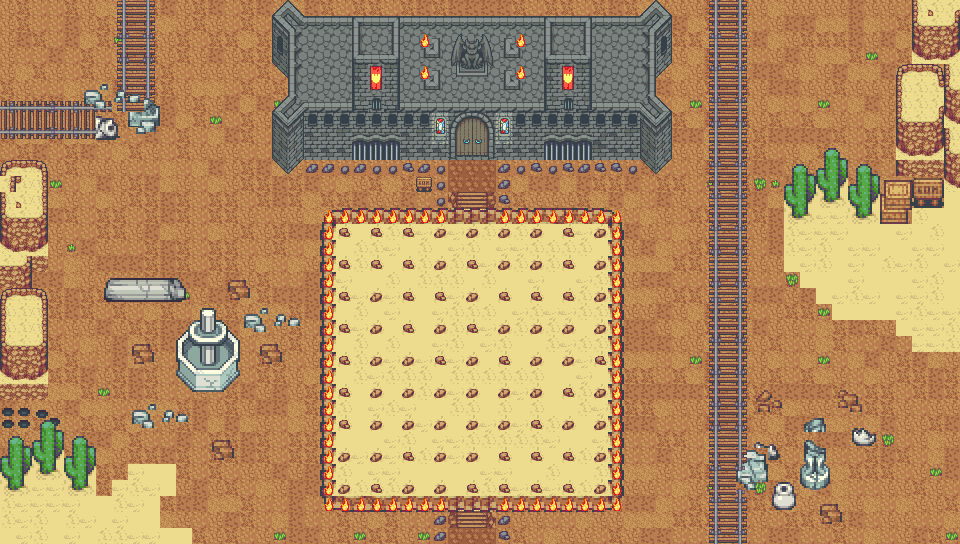

Tiled map render using the project's own tile images. Description and the map definition, with tile-layer contents summarised, below:
An orthogonal 60x34 tile map with 16x16 px tiles, 10 tile layers (Tile Layer 0, Tile Layer 9, Tile Layer 1, Tile Layer 0.5, ...), 10 tilesets.

<map version="1.2" tiledversion="1.2.2" orientation="orthogonal" renderorder="right-down" width="60" height="34" tilewidth="16" tileheight="16" infinite="0" nextlayerid="34" nextobjectid="1">
 <tileset firstgid="1" source="desert.tsx" />
 <tileset firstgid="415" source="torch.tsx" />
 <tileset firstgid="430" source="tf_darkdimension_sheet.tsx" />
 <tileset firstgid="1039" name="terrain" tilewidth="16" tileheight="16" tilecount="1482" columns="39">
  <image source="TILESETS/terrain.png" trans="ff00ff" width="624" height="608" />
 </tileset>
 <tileset firstgid="2521" source="tileB_desert.tsx" />
 <tileset firstgid="3545" source="tf_B_ruins1.tsx" />
 <tileset firstgid="4569" source="ice.tsx" />
 <tileset firstgid="5209" source="tf_winter_terrain.tsx" />
 <tileset firstgid="6089" source="castle.tsx" />
 <tileset firstgid="6667" source="tf_B_ruins2.tsx" />
 <layer id="23" name="Tile Layer 0" width="60" height="34">
  <data>[2040 cells, 2019 non-empty, 11 distinct tile ids]</data>
 </layer>
 <layer id="31" name="Tile Layer 9" width="60" height="34">
  <data>[2040 cells, 0 non-empty, 0 distinct tile ids]</data>
 </layer>
 <layer id="1" name="Tile Layer 1" width="60" height="34">
  <data>[2040 cells, 417 non-empty, 40 distinct tile ids]</data>
 </layer>
 <layer id="24" name="Tile Layer 0.5" width="60" height="34">
  <data>[2040 cells, 1997 non-empty, 84 distinct tile ids]</data>
 </layer>
 <layer id="25" name="Tile Layer 2" width="60" height="34">
  <data>[2040 cells, 239 non-empty, 45 distinct tile ids]</data>
 </layer>
 <layer id="26" name="GameBoard" width="60" height="34">
  <data>[2040 cells, 242 non-empty, 95 distinct tile ids]</data>
 </layer>
 <layer id="27" name="Scenery" width="60" height="34">
  <data>[2040 cells, 274 non-empty, 40 distinct tile ids]</data>
 </layer>
 <layer id="28" name="Castles" width="60" height="34">
  <data>[2040 cells, 215 non-empty, 23 distinct tile ids]</data>
 </layer>
 <layer id="29" name="CastleDecorations" width="60" height="34">
  <data>[2040 cells, 461 non-empty, 132 distinct tile ids]</data>
 </layer>
 <layer id="33" name="Tile Layer 10" width="60" height="34">
  <data>[2040 cells, 17 non-empty, 14 distinct tile ids]</data>
 </layer>
</map>
